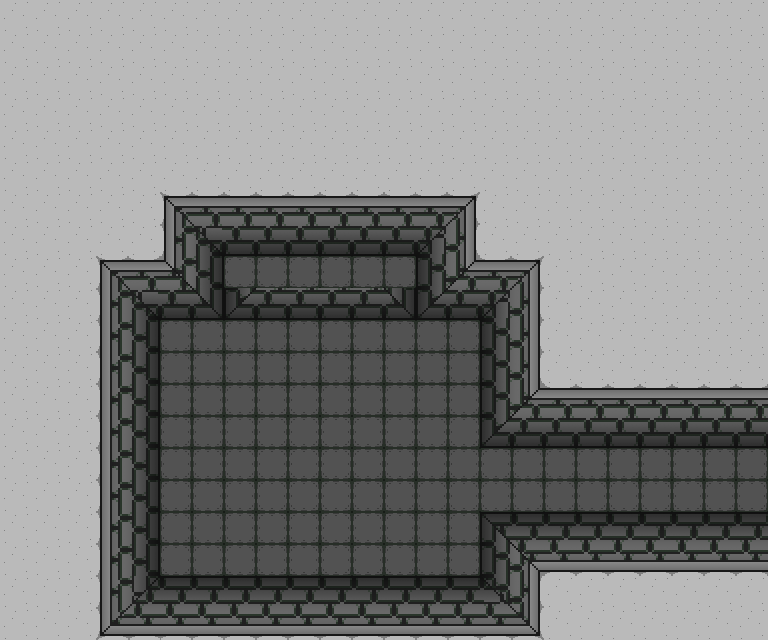

A 2D game scene composited from a Tiled map and its tileset images. What follows is a short description and the map's XML, with each tile layer's data collapsed to a summary:
An orthogonal 24x20 tile map with 32x32 px tiles, 1 tile layer (background), 3 hidden layers not drawn, 6 tilesets and 6 objects (3x Item, Player, ZoneSwitcher, MoonConsole).

<map version="1.0" orientation="orthogonal" renderorder="right-down" width="24" height="20" tilewidth="32" tileheight="32">
 <tileset firstgid="1" name="terrain-32x32" tilewidth="32" tileheight="32">
  <image source="../png/terrain/terrain-32x32.png" width="512" height="512" />
 </tileset>
 <tileset firstgid="257" name="dungeon1-32x32" tilewidth="32" tileheight="32">
  <image source="../png/terrain/dungeon1-32x32.png" width="512" height="512" />
  <tile id="0">
   <properties>
    <property name="type" value="wall" />
   </properties>
  </tile>
  <tile id="1">
   <properties>
    <property name="type" value="wall" />
   </properties>
  </tile>
  <tile id="2">
   <properties>
    <property name="type" value="wall" />
   </properties>
  </tile>
  <tile id="3">
   <properties>
    <property name="type" value="wall" />
   </properties>
  </tile>
  <tile id="4">
   <properties>
    <property name="type" value="wall" />
   </properties>
  </tile>
  <tile id="5">
   <properties>
    <property name="type" value="wall" />
   </properties>
  </tile>
  <tile id="6">
   <properties>
    <property name="type" value="wall" />
   </properties>
  </tile>
  <tile id="7">
   <properties>
    <property name="type" value="wall" />
   </properties>
  </tile>
  <tile id="16">
   <properties>
    <property name="type" value="wall" />
   </properties>
  </tile>
  <tile id="17">
   <properties>
    <property name="type" value="wall" />
   </properties>
  </tile>
  <tile id="18">
   <properties>
    <property name="type" value="wall" />
   </properties>
  </tile>
  <tile id="19">
   <properties>
    <property name="type" value="wall" />
   </properties>
  </tile>
  <tile id="20">
   <properties>
    <property name="type" value="wall" />
   </properties>
  </tile>
  <tile id="21">
   <properties>
    <property name="type" value="wall" />
   </properties>
  </tile>
  <tile id="22">
   <properties>
    <property name="type" value="wall" />
   </properties>
  </tile>
  <tile id="23">
   <properties>
    <property name="type" value="wall" />
   </properties>
  </tile>
  <tile id="32">
   <properties>
    <property name="type" value="wall" />
   </properties>
  </tile>
  <tile id="33">
   <properties>
    <property name="type" value="wall" />
   </properties>
  </tile>
  <tile id="34">
   <properties>
    <property name="type" value="wall" />
   </properties>
  </tile>
  <tile id="35">
   <properties>
    <property name="type" value="wall" />
   </properties>
  </tile>
  <tile id="36">
   <properties>
    <property name="type" value="wall" />
   </properties>
  </tile>
  <tile id="37">
   <properties>
    <property name="type" value="wall" />
   </properties>
  </tile>
  <tile id="38">
   <properties>
    <property name="type" value="wall" />
   </properties>
  </tile>
  <tile id="39">
   <properties>
    <property name="type" value="wall" />
   </properties>
  </tile>
  <tile id="48">
   <properties>
    <property name="type" value="wall" />
   </properties>
  </tile>
  <tile id="49">
   <properties>
    <property name="type" value="wall" />
   </properties>
  </tile>
  <tile id="50">
   <properties>
    <property name="type" value="wall" />
   </properties>
  </tile>
  <tile id="51">
   <properties>
    <property name="type" value="wall" />
   </properties>
  </tile>
  <tile id="52">
   <properties>
    <property name="type" value="wall" />
   </properties>
  </tile>
  <tile id="53">
   <properties>
    <property name="type" value="wall" />
   </properties>
  </tile>
  <tile id="54">
   <properties>
    <property name="type" value="wall" />
   </properties>
  </tile>
  <tile id="55">
   <properties>
    <property name="type" value="wall" />
   </properties>
  </tile>
  <tile id="64">
   <properties>
    <property name="type" value="wall" />
   </properties>
  </tile>
  <tile id="65">
   <properties>
    <property name="type" value="wall" />
   </properties>
  </tile>
  <tile id="66">
   <properties>
    <property name="type" value="wall" />
   </properties>
  </tile>
  <tile id="67">
   <properties>
    <property name="type" value="wall" />
   </properties>
  </tile>
  <tile id="68">
   <properties>
    <property name="type" value="floor" />
   </properties>
  </tile>
  <tile id="80">
   <properties>
    <property name="type" value="wall" />
   </properties>
  </tile>
  <tile id="81">
   <properties>
    <property name="type" value="wall" />
   </properties>
  </tile>
  <tile id="82">
   <properties>
    <property name="type" value="wall" />
   </properties>
  </tile>
  <tile id="83">
   <properties>
    <property name="type" value="wall" />
   </properties>
  </tile>
  <tile id="84">
   <properties>
    <property name="type" value="floor" />
   </properties>
  </tile>
  <tile id="96">
   <properties>
    <property name="type" value="pit" />
   </properties>
  </tile>
  <tile id="97">
   <properties>
    <property name="type" value="pit" />
   </properties>
  </tile>
  <tile id="98">
   <properties>
    <property name="type" value="pit" />
   </properties>
  </tile>
  <tile id="99">
   <properties>
    <property name="type" value="pit" />
   </properties>
  </tile>
  <tile id="100">
   <properties>
    <property name="type" value="pit" />
   </properties>
  </tile>
  <tile id="112">
   <properties>
    <property name="type" value="pit" />
   </properties>
  </tile>
  <tile id="113">
   <properties>
    <property name="type" value="pit" />
   </properties>
  </tile>
  <tile id="114">
   <properties>
    <property name="type" value="pit" />
   </properties>
  </tile>
  <tile id="115">
   <properties>
    <property name="type" value="pit" />
   </properties>
  </tile>
  <tile id="116">
   <properties>
    <property name="type" value="pit" />
   </properties>
  </tile>
  <tile id="128">
   <properties>
    <property name="type" value="pit" />
   </properties>
  </tile>
  <tile id="129">
   <properties>
    <property name="type" value="pit" />
   </properties>
  </tile>
  <tile id="130">
   <properties>
    <property name="type" value="pit" />
   </properties>
  </tile>
 </tileset>
 <tileset firstgid="513" name="collision-32x32" tilewidth="32" tileheight="32">
  <image source="../png/placeholders/collision-32x32.png" width="64" height="32" />
  <tile id="0">
   <properties>
    <property name="passable" value="false" />
   </properties>
  </tile>
 </tileset>
 <tileset firstgid="515" name="Characters" tilewidth="32" tileheight="32">
  <tile id="0">
   <image width="24" height="32" source="../png/entities/TiledEntities/Characters/Chuck.png" />
  </tile>
  <tile id="1">
   <image width="32" height="32" source="../png/entities/TiledEntities/Characters/Tellah.png" />
  </tile>
  <tile id="2">
   <image width="32" height="32" source="../png/entities/TiledEntities/Characters/Edge.png" />
  </tile>
 </tileset>
 <tileset firstgid="518" name="Items" tilewidth="28" tileheight="28">
  <tile id="0">
   <image width="20" height="20" source="../png/items/ClayPot.png" />
  </tile>
  <tile id="1">
   <image width="28" height="28" source="../png/items/Target.png" />
  </tile>
  <tile id="2">
   <image width="12" height="16" source="../png/items/HealthPotion.png" />
  </tile>
  <tile id="3">
   <image width="16" height="20" source="../png/items/CashMoney.png" />
  </tile>
  <tile id="4">
   <image width="20" height="20" source="../png/items/MoonPendantBlue.png" />
  </tile>
  <tile id="5">
   <image width="20" height="20" source="../png/items/MoonPendantGreen.png" />
  </tile>
  <tile id="6">
   <image width="20" height="20" source="../png/items/MoonPendantOrange.png" />
  </tile>
  <tile id="7">
   <image width="20" height="20" source="../png/items/MoonPendantRed.png" />
  </tile>
 </tileset>
 <tileset firstgid="526" name="MoonConsole" tilewidth="192" tileheight="512">
  <tile id="0">
   <image width="192" height="512" source="../png/items/TiledPNGs/MoonConsole.png" />
  </tile>
 </tileset>
 <layer name="background" width="24" height="20">
  <data>[480 cells, 480 non-empty, 38 distinct tile ids]</data>
 </layer>
 <layer name="terrain" width="24" height="20" visible="0">
  <data>[480 cells, 0 non-empty, 0 distinct tile ids]</data>
 </layer>
 <objectgroup name="entities">
  <object type="Player" gid="515" x="592" y="488" />
  <object name="To Hookshot Demo Map 3" type="ZoneSwitcher" x="752" y="400" width="16" height="136">
   <properties>
    <property name="targetX" value="30" />
    <property name="type" value="ZoneSwitcher" />
    <property name="url" value="assets/tmx/hookshot-demo-map-3.tmx" />
   </properties>
  </object>
  <object name="Moon Console" type="MoonConsole" gid="526" x="224" y="328" width="192" height="512" />
  <object name="Moon Pendant Blue" type="Item" gid="522" x="416" y="400" />
  <object name="Moon Pendant Red" type="Item" gid="525" x="352" y="400" />
  <object name="Moon Pendant Green" type="Item" gid="523" x="224" y="400" />
 </objectgroup>
 <layer name="canopy" width="24" height="20" visible="0">
  <data>[480 cells, 0 non-empty, 0 distinct tile ids]</data>
 </layer>
 <layer name="collision" width="24" height="20" visible="0" opacity="0.19">
  <data>[480 cells, 382 non-empty, 1 distinct tile ids]</data>
 </layer>
</map>
